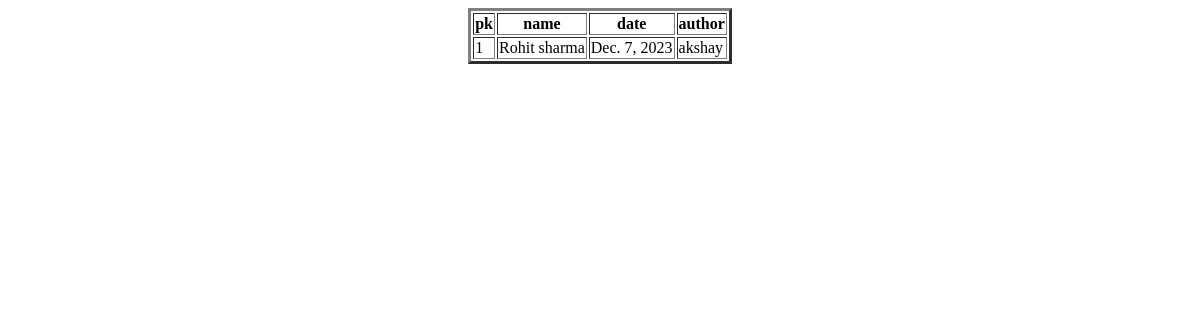
Page /third/ on the earlier database version.
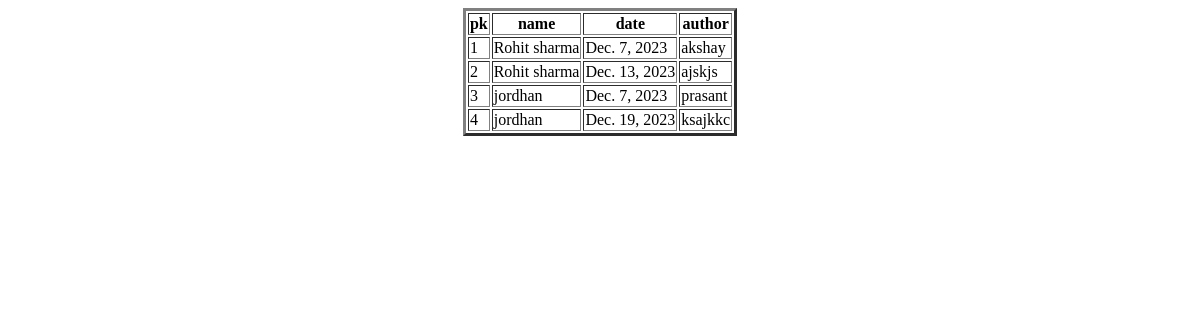
Same page on the later database version.
### app/models.py (models this page shows, shortened)
class AccessRecord(models.Model):
    name=models.ForeignKey(WebPages,on_delete=models.CASCADE)
    date=models.DateField()
    author=models.CharField(max_length=100)

class WebPages(models.Model):
    topic_name=models.ForeignKey(Topic,on_delete=models.CASCADE)
    name=models.CharField(max_length=100)
    url=models.URLField()
    def __str__(self):
        return self.name

### app/views.py (the view)
# urls.py: path('third/',third,name='third'),
def third(request):
    QLAS=AccessRecord.objects.all()
    QLAS=AccessRecord.objects.filter(date__month='12')
    d={'access':QLAS}
    return render(request,'third.html',d)

### templates/third.html (shortened to what this page needs)
<!DOCTYPE html>
<html lang="en">
<head>
</head>
<body>
    <center>
        <table border="3px">
            <tr>
                <th>pk</th>
                <th>name</th>
                <th>date</th>
                <th>author</th>
            </tr>
            {% for wo in access %}
            <tr>
                <td>{{ wo.pk }}</td>
                <td>{{ wo.name }}</td>
                <td>{{ wo.date }}</td>
                <td>{{ wo.author }}</td>
            </tr>
            {% endfor %}
        </table>
    </center>
</body>
</html>

Differences in the rows shown:
added AccessRecord: pk "2", name "Rohit sharma", date "Dec. 13, 2023", author "ajskjs"
added AccessRecord: pk "3", name "jordhan", date "Dec. 7, 2023", author "prasant"
added AccessRecord: pk "4", name "jordhan", date "Dec. 19, 2023", author "ksajkkc"
